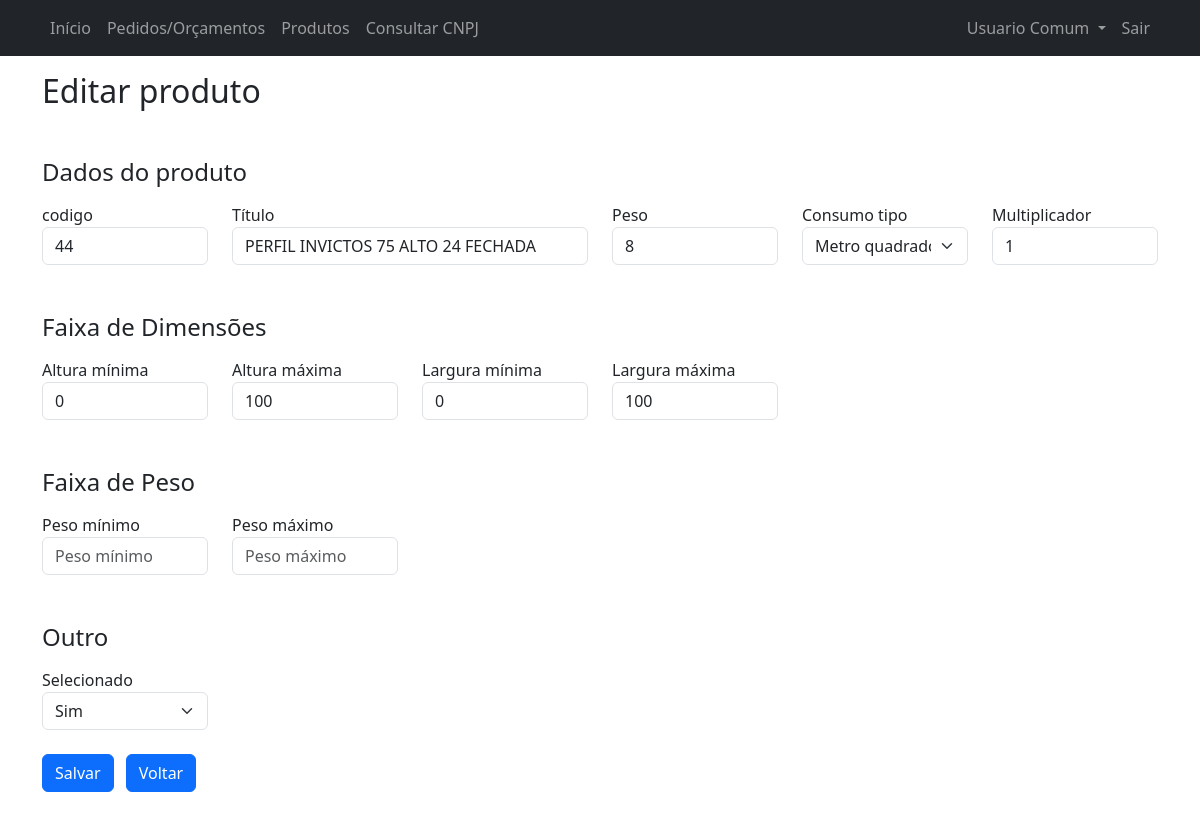
Page /editar_produto.php?produto_id=9 (signed in) on the committed database.
### tables this page shows
CREATE TABLE `produtos` (
  `id` int NOT NULL primary key,
  `codigo` varchar(64) NOT NULL,
  `titulo` varchar(256) DEFAULT NULL,
  `peso` float DEFAULT NULL,
  `tipo_consumo` varchar(64) DEFAULT NULL,
  `multiplicador` float DEFAULT NULL,
  `altura_minima_porta` float DEFAULT NULL,
  `altura_maxima_porta` float DEFAULT NULL,
  `largura_minima_porta` float DEFAULT NULL,
  `largura_maxima_porta` float DEFAULT NULL,
  `peso_minimo_porta` float DEFAULT NULL,
  `peso_maximo_porta` float DEFAULT NULL,
  `selecionado` tinyint(1) DEFAULT NULL,
  `deleted` tinyint(1) DEFAULT NULL,
  `created_by` int DEFAULT NULL,
  `created_at` datetime DEFAULT NULL,
  `updated_by` int DEFAULT NULL,
  `updated_at` datetime DEFAULT NULL,
  `deleted_by` int DEFAULT NULL,
  `deleted_at` datetime DEFAULT NULL
);

### editar_produto.php (the view, shortened to what this page needs)
<!DOCTYPE html>
<html lang="pt-br">
<head>
    <?php require('partials/head.php'); ?>
</head>
<body>
    <?php
        require('partials/navbar.php');
        require('config/connection.php');
        $produtoId = isset($_GET['produto_id'])?$_GET['produto_id']:"";
        if($produtoId !== ""){
            $sql = "SELECT `id`,`codigo`,`titulo`,`peso`,`tipo_consumo`,`multiplicador`,`altura_minima_porta`,`altura_maxima_porta`,`largura_minima_porta`,`largura_maxima_porta`,`peso_minimo_porta`,`peso_maximo_porta`,`selecionado`
            FROM `produtos`
            WHERE `id` = :id
            AND `deleted` = :deleted";
            $stmt = $pdo->prepare($sql);
            $stmt->bindValue(':id', $produtoId);
            $stmt->bindValue(':deleted', 0);
            $stmt->execute();
            $resultado = $stmt->fetchAll(PDO::FETCH_ASSOC);
            $produto = $resultado[0];
        }
    ?>
    <div class="container my-3">
        <h2>
            Editar produto
        </h2>
    </div>
    <div class="container">
        <form action="editar_produto_process.php" method="post">
            <div class="mt-5">
                <h4>Dados do produto</h4>
            </div>
            <div class="row">
                <div class="col-lg-2 mt-2">
                    <label for="codigo_produto" class="form-label mb-0">codigo</label>
                    <input value="<?= $produto['codigo'] ?>" class="form-control" name="codigo_produto" type="text" placeholder="No Bling" id="codigo_produto">
                </div>
                <div class="col-lg-4 mt-2">
                    <label for="titulo_produto" class="form-label mb-0">Título</label>
                    <input value="<?= $produto['titulo'] ?>" class="form-control" name="titulo_produto" type="text" placeholder="No orçamento" id="titulo_produto">
                </div>
                <div class="col-lg-2 mt-2">
                    <label for="peso_produto" class="form-label mb-0">Peso</label>
                    <input value="<?= $produto['peso'] ?>" class="form-control" name="peso_produto" type="text" inputmode="decimal" placeholder="Em KG" id="peso_produto">
                </div>
                <div class="col-lg-2 mt-2">
                    <label for="consumo_produto" class="form-label mb-0">Consumo tipo</label>
                    <select class="form-select" name="consumo_produto" id="consumo_produto">
                        <option <?= $produto['tipo_consumo'] == "m2"?"selected":"" ?> value="m2">Metro quadrado</option>
                    </select>
                </div>
                <div class="col-lg-2 mt-2">
                    <label for="multiplicador_produto" class="form-label mb-0">Multiplicador</label>
                    <input value="<?= $produto['multiplicador'] ?>" class="form-control" name="multiplicador_produto" type="text" inputmode="decimal" placeholder="Fator de multiplicação" id="multiplicador_produto">
                </div>
            </div>
            <div class="mt-5">
                <h4>Faixa de Dimensões</h4>
            </div>
            <div class="row">
                <div class="col-lg-2 mt-2">
                    <label for="altura_minima" class="form-label mb-0">Altura mínima</label>
                    <input value="<?= $produto['altura_minima_porta'] ?>" class="form-control" name="altura_minima" type="text" inputmode="decimal" placeholder="Altura Mínima" id="altura_minima">
                </div>
                <div class="col-lg-2 mt-2">
                    <label for="altura_maxima" class="form-label mb-0">Altura máxima</label>
                    <input value="<?= $produto['altura_maxima_porta'] ?>" class="form-control" name="altura_maxima" type="text" inputmode="decimal" placeholder="Altura Máxima" id="altura_maxima">
                </div>
                <div class="col-lg-2 mt-2">
                    <label for="largura_minima" class="form-label mb-0">Largura mínima</label>
                    <input value="<?= $produto['largura_minima_porta'] ?>" class="form-control" name="largura_minima" type="text" inputmode="decimal" placeholder="Largura mínima" id="largura_minima">
                </div>
                <div class="col-lg-2 mt-2">
                    <label for="largura_maxima" class="form-label mb-0">Largura máxima</label>
                    <input value="<?= $produto['largura_maxima_porta'] ?>" class="form-control" name="largura_maxima" type="text" inputmode="decimal" placeholder="Largura máxima" id="largura_maxima">
                </div>
            </div>
            <div class="mt-5">
                <h4>Faixa de Peso</h4>
            </div>
            <div class="row">
                <div class="col-lg-2 mt-2">
                    <label for="peso_minimo" class="form-label mb-0">Peso mínimo</label>
                    <input value="<?= $produto['peso_minimo_porta'] ?>" class="form-control" name="peso_minimo" type="text" inputmode="decimal" placeholder="Peso mínimo" id="peso_minimo">
                </div>
                <div class="col-lg-2 mt-2">
                    <label for="peso_maximo" class="form-label mb-0">Peso máximo</label>
                    <input value="<?= $produto['peso_maximo_porta'] ?>" class="form-control" name="peso_maximo" type="text" inputmode="decimal" placeholder="Peso máximo" id="peso_maximo">
                </div>
            </div>
            <div class="mt-5">
                <h4>Outro</h4>
            </div>
            <div class="row">
                <div class="col-lg-2 mt-2">
                    <label for="selecionado" class="form-label mb-0">Selecionado</label>
                    <select name="selecionado" id="selecionado" class="form-select">
                        <option <?= $produto['selecionado'] == "1"?"selected":"" ?> value="1">Sim</option>
                    </select>
                </div>
            </div>
            <div class="mt-4">
                <input class="btn btn-primary" type="submit" value="Salvar">
                <a href="produtos.php" class="btn btn-primary ms-2">Voltar</a>
            </div>
        </form>
    </div>
</body>
</html>

### rows in the picture
produtos: codigo_produto "44", titulo_produto "PERFIL INVICTOS 75 ALTO 24 FECHADA", peso_produto "8", consumo_produto "Metro quadrado", multiplicador_produto "1", altura_minima "0", altura_maxima "100", largura_minima "0", largura_maxima "100", selecionado "Sim"

### other values in the picture
$_SESSION['loggedUserName'] "Usuario Comum"
